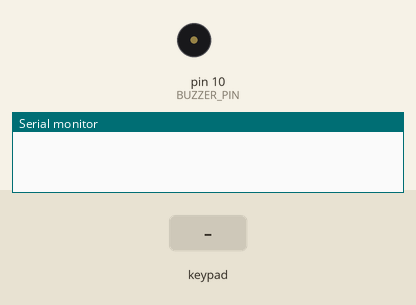
This program was run on a simulated Arduino Uno, built with avr-gcc and run on an emulated ATmega328P. On the bench: buzzer (waves = sounding), the last lines printed to the serial monitor. Inputs (shaded band) come from the test bench.

Above: at 1.2 s.
1.3 s: key '1' pressed
At 2.5 s:
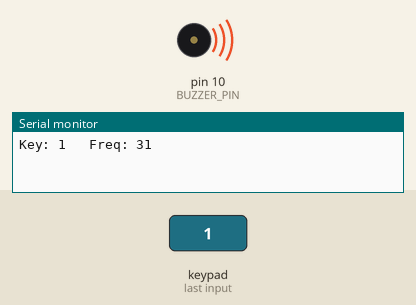
2.8 s: keypad keys 5 4 3 2 D pressed 0.4 s apart
At 4.8 s:
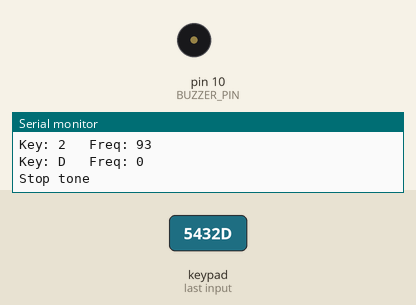
6.3 s: key 'A' pressed
At 7.4 s:
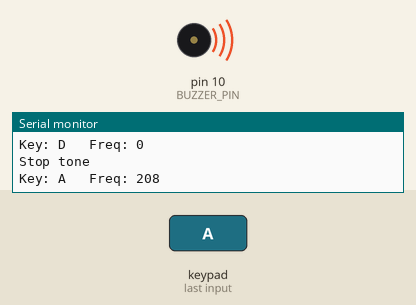
7.8 s: keypad keys 5 4 3 2 # pressed 0.4 s apart
At 8.8 s:
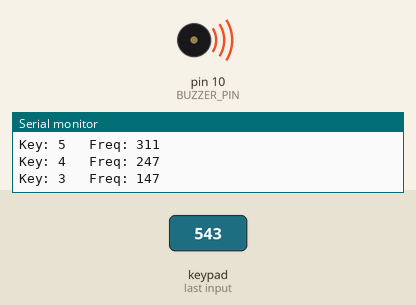
11.3 s: key 'B' pressed
At 12.1 s:
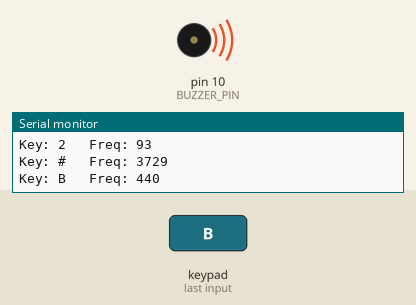
12.8 s: keypad keys 5 4 3 2 * pressed 0.4 s apart
At 13.7 s:
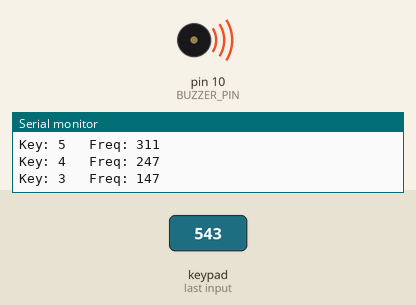
Timing chart, 0 to 15.9 s (numbered marks = the images above; inputs shaded):
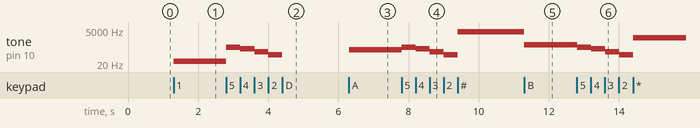

The program:

main.cpp
```cpp
#include <Arduino.h>

/*
 * 30 Days - Lost in Space
 * Day 12 - Can you hear us?
 *
 * Learn more at https://learn.inventr.io/adventure
 *
 * Today we will use the Keypad from Day 11 to control musical TONES using a
 * small speaker.  To do this we will show how to take the characters returned
 * by the Keypad library and convert them to musical notes played by our speaker.
 * Tones will play until changed or stopped (by pressing the 'D' button at the
 * bottom right of our 4x4 button matrix)
 *
 * Alex Eschenauer
 * David Schmidt
 * Greg Lyzenga
 */

/*
 * Arduino concepts introduced/documented in this lesson.
 * - libraries: Code provided by others that we can use in our sketches
 * - char type: Represents a single character like 'A', 'd', '4' or '*'.
 * - arrays:    Variables of the same type arranged as a list where each item
 *              can be accessed using an index.  Arrays can be one dimensional
 *              like a list (with one index) or two dimensional like a spreadsheet
 *              table with rows and columns (using row and column indexes).
 * - for loop:  Used to repeately perform actions.
 *
 * Parts and electronics concepts introduced in this lesson.
 */

// Explicitly include Arduino.h
#include "Arduino.h"

// Include Keypad library
#include <Keypad.h>

const byte ROWS = 4;
const byte COLS = 4;

const byte ROW_PINS[ROWS] = { 5, 4, 3, 2 };
const byte COL_PINS[COLS] = { 6, 7, 8, 9 };

char BUTTONS[ROWS][COLS] = {
  { '1', '2', '3', 'A' },  // 1st row
  { '4', '5', '6', 'B' },  // 2nd row
  { '7', '8', '9', 'C' },  // 3rd row
  { '*', '0', '#', 'D' }   // 4th row
};

Keypad myAwesomePad = Keypad(makeKeymap(BUTTONS), ROW_PINS, COL_PINS, ROWS, COLS);

const unsigned int TONES[ROWS][COLS] = {
  // a frequency tone for each button
  { 31, 93, 147, 208 },
  { 247, 311, 370, 440 },
  { 523, 587, 698, 880 },
  { 1397, 2637, 3729, 0 }  // Use frequency of 0 for bottom right key to end tone.
};

const byte BUZZER_PIN = 10;  // pin 10 drives the buzzer

void setup() {
  Serial.begin(9600);  // Begin monitoring via the serial monitor
}


void loop() {
  char button_character = myAwesomePad.waitForKey();  // Wait for a button to be pressed

  /*
   * For loops:
   * for() has three parts.  Each is part is :
   *              START - operations performed when loop starts
   *              CONDITION - evaluate this condition as a boolean and stop loop
   *                          when false
   *              STEP - operations performed every time for loop ends
   *
   * NOTE: you will often see the short variable names "i", "j" and "k" used
   *       for variables in the for statement.  Those particular letters are used
   *       mostly for historical reasons going back to the FORTRAN language, but
   *       the variables in loops tend to be short in order to keep the for command
   *       readable.  The short names also remind you when used that they change
   *       each time through the loop.
   */
  unsigned int tone_frequency = 0;  // Frequency to use for tone (default to 0, no tone)
  for (byte i = 0; i < ROWS; i++) {
    for (byte j = 0; j < COLS; j++) {
      if (button_character == BUTTONS[i][j]) {  // found it, get the corresponding tone
        tone_frequency = TONES[i][j];
      }

    }  // end j loop
  }    // end i loop

  Serial.print("Key: ");  //   send the button_character to serial monitor...
  Serial.print(button_character);
  Serial.print("   Freq: ");
  Serial.println(tone_frequency);

  /*
   * The tone() function plays a tone until stopped.  The code continues to run as the tone plays.
   */
  if (tone_frequency > 0) {                // If tone frequency greater than 0...
    tone(BUZZER_PIN, tone_frequency);  // ...then play the tone at that frequency until stopped
  } else {
    Serial.println("Stop tone");
    noTone(BUZZER_PIN);  // Stop pressed (tone frequency of 0) so stop any tone playing
  }
}
```

Measured:
- after the input at 1.3 s, tone on pin 10 (BUZZER_PIN): silent → 31 Hz at once
- after the input at 2.8 s, tone on pin 10 (BUZZER_PIN): plays 311 Hz for 0.40 s, 247 Hz for 0.40 s, 147 Hz for 0.39 s, 93 Hz for 0.40 s, starting at once
- after the input at 6.3 s, tone on pin 10 (BUZZER_PIN): silent → 208 Hz at once
- after the input at 7.8 s, tone on pin 10 (BUZZER_PIN): plays 311 Hz for 0.40 s, 247 Hz for 0.39 s, 147 Hz for 0.40 s, 93 Hz for 0.40 s, 3729 Hz for 1.9 s, starting at once
- after the input at 11.3 s, tone on pin 10 (BUZZER_PIN): 3729 Hz → 440 Hz at once
- after the input at 12.8 s, tone on pin 10 (BUZZER_PIN): plays 311 Hz for 0.39 s, 247 Hz for 0.40 s, 147 Hz for 0.40 s, 93 Hz for 0.40 s, 1397 Hz for 2.9 s, starting at once
